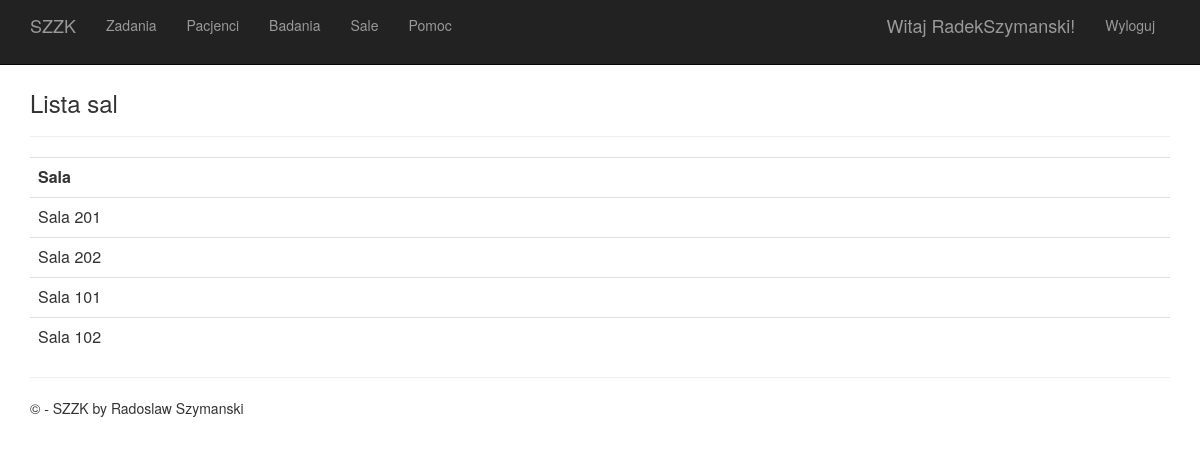
/rooms (signed in), run on the app's committed database.
### app/models.py (models this page shows)
class Room(models.Model):
    additional_info = models.TextField()
    class Meta:
        app_label = 'app'

### app/views.py (the view)
# urls.py: url(r'^rooms', app.views.rooms, name='rooms'),
def rooms(request):
    roomList = Room.objects.all()
    assert isinstance(request, HttpRequest)
    return render(
        request,
        'app/roomsList.html',
        {
            'title':'Lista sal',
            'roomList': roomList,
        }
    )

### app/templates/app/roomsList.html
﻿{% extends "app/layout.html" %}
{% block content %}
<h3>{{title}}</h3>
<hr />
<table class="table">
    <tr>
        <th>
           Sala
        </th>
        <th></th>
    </tr>
{% for room in roomList %}
    <tr>
        <td>
           {{room.additional_info}}
        </td>
        <td>
        </td>
    </tr>
{%endfor%}
</table>
{% endblock %}

### app/templates/app/loginpartial.html (shortened to what this page needs)
{% if user.is_authenticated %}
<form id="logoutForm" action="/logout" method="post" class="navbar-right">
    <ul class="nav navbar-nav navbar-right">
        <li><span class="navbar-brand">Witaj {{ user.username }}!</span></li>
        <li><a href="javascript:document.getElementById('logoutForm').submit()">Wyloguj</a></li>
    </ul>
</form>
{% else %}
<ul class="nav navbar-nav navbar-right">
    <li><a href="{% url 'login' %}">Zaloguj</a></li>
</ul>
{% endif %}

### app/static/app/content/site.css (style rules this page uses)
body { padding-top: 50px; padding-bottom: 20px; }

### data on the page
Room: additional_info "Sala 201"
Room: additional_info "Sala 202"
Room: additional_info "Sala 101"
Room: additional_info "Sala 102"

### other printed values
{{ user.username }} "RadekSzymanski"
{{ title }} "Lista sal"
